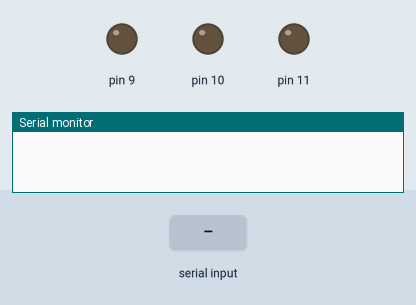
This sketch was run on a simulated Arduino Mega 2560, built with avr-gcc and run on an emulated ATmega2560. Parts: output pins drawn as LEDs (lit = HIGH), the last lines printed to the serial monitor. The inputs (shaded band) are chosen by the test bench.

Above: at 1.2 s.
1.3 s: "Lento horario\n" received over the second serial link
At 1.8 s:
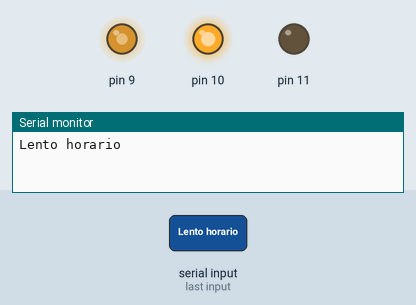
2.8 s: "Parado\n" received over the second serial link
At 3.9 s:
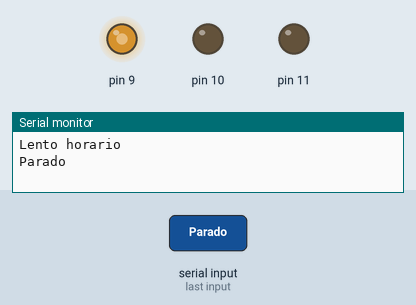
4.3 s: "Lento antihorario\n" received over the second serial link
At 5.4 s:
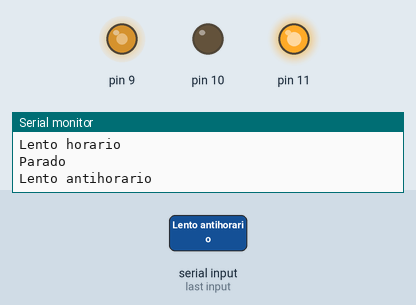
Timing chart, 0 to 7.3 s (numbered marks = the images above; inputs shaded):
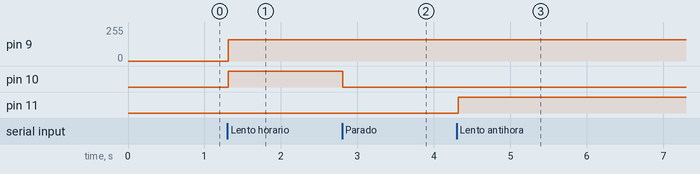

Measured:
- after the input at 1.3 s, pin 9: 0/255 → 160/255 at once; pin 10: LOW → HIGH at once
- after the input at 2.8 s, pin 10: HIGH → LOW at once
- after the input at 4.3 s, pin 11: LOW → HIGH at once

The sketch:

ARDUINO_MEGA.ino
```cpp
String msg;

#define SLOW 160
#define FAST 255


String get_message() {
  String res = Serial1.readStringUntil('\n');
  res.trim();
  return res;
}

void setup()
{
  Serial.begin(9600);
  Serial1.begin(9600);

  pinMode(11, OUTPUT);
  pinMode(10, OUTPUT);
  pinMode(9, OUTPUT);

  digitalWrite(10, LOW);
  digitalWrite(11, LOW);
}

void loop()
{
  if (Serial1.available()) {
    msg = get_message();

    Serial.println(msg);

    if (msg == "Parado") {
      digitalWrite(11, LOW);
      digitalWrite(10, LOW);
    } else if (msg == "Rápido horario") {
      analogWrite(9, FAST);
      digitalWrite(11, LOW);
      digitalWrite(10, HIGH);
    } else if (msg == "Rápido antihorario") {
      analogWrite(9, FAST);
      digitalWrite(11, HIGH);
      digitalWrite(10, LOW);
    } else if (msg == "Lento horario") {
      analogWrite(9, SLOW);
      digitalWrite(11, LOW);
      digitalWrite(10, HIGH);
    } else if (msg == "Lento antihorario") {
      analogWrite(9, SLOW);
      digitalWrite(11, HIGH);
      digitalWrite(10, LOW);
    } else {
      digitalWrite(11, LOW);
      digitalWrite(10, LOW);
    }
  } else {
    // Serial.println("No serial 1 available");
  }
}
```
